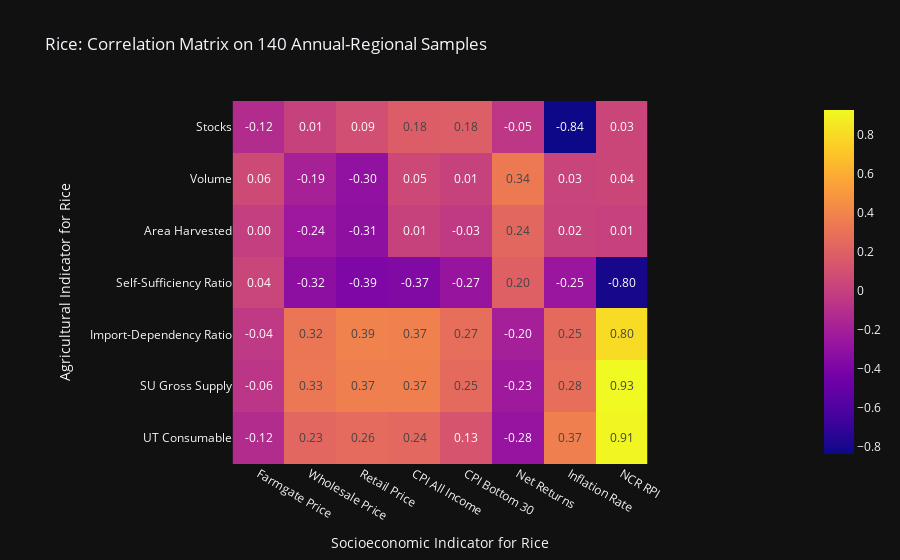
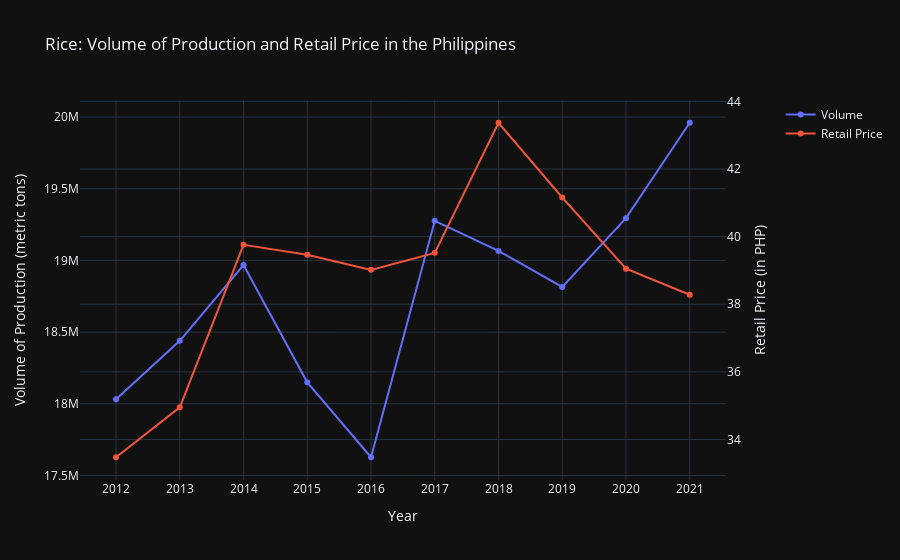
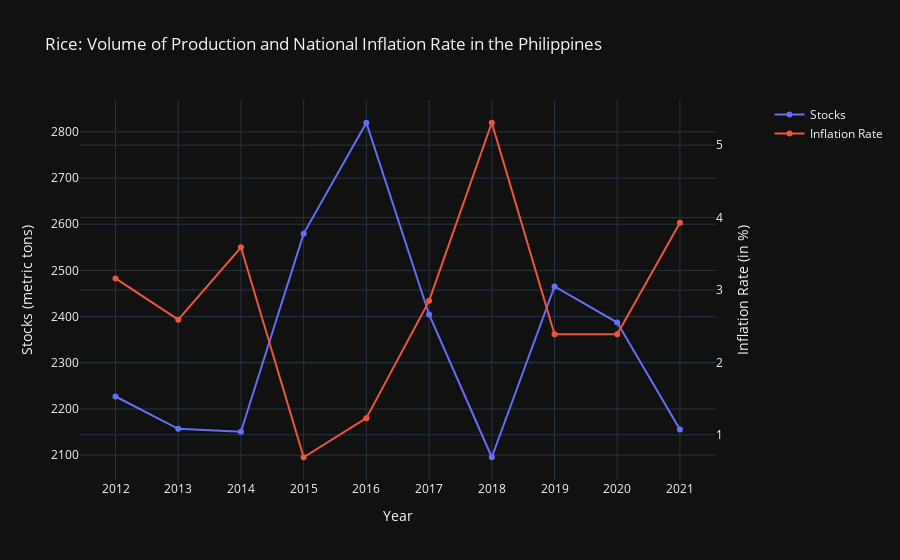
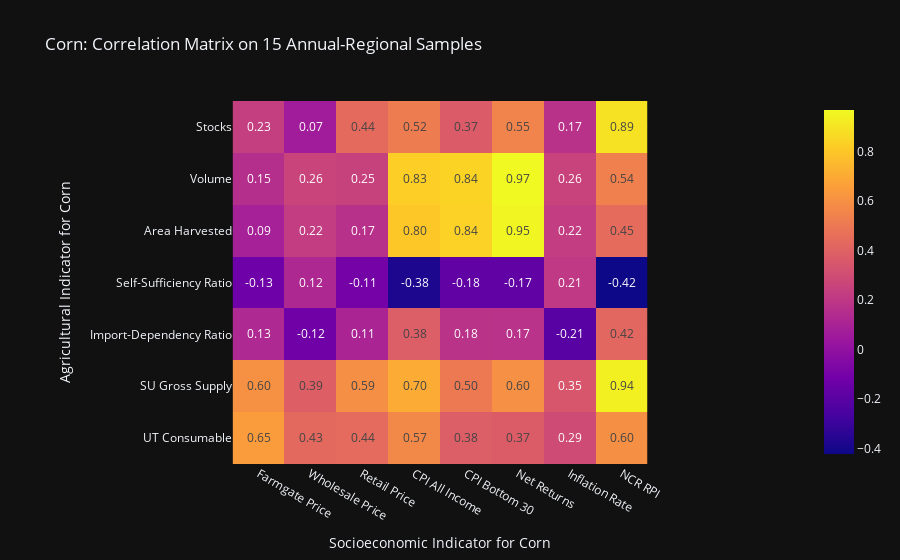

Source (notebook cell) for these figures, in order:
### Code cell
# @Visualizations
from termcolor import cprint
REGEN_PLOTS = True

# for x in ["Volume", "Area Harvested"]:
#     for y in ["Retail Price", "Wholesale Price", "Farmgate Price", "CPI All Income", "CPI Bottom 30"]:
#         fig = px.scatter(df, x=x, y=y)
#         # fig.show()
        
# Correlation Matrix for Annual-Regions
# NOTE: Filter != or == philippines
df_ph = df[df["Geolocation"] != "philippines"]
for commodity in df_ph["Commodity"].unique():
    tdf = df_ph[df_ph["Commodity"] == commodity]
    samples = tdf.shape[0]
    # NOTE: pearson|kendall|spearman
    contingency = tdf.iloc[:, 3:].corr(method="pearson")
    idx = list(contingency.columns).index("Farmgate Price")
    cont_1 = contingency.iloc[:idx, idx:]
    fig1 = px.imshow(cont_1, text_auto=True, title=f"{commodity}: Correlation Matrix on {samples} Annual-Regional Samples",
                    labels=dict(x=f"Socioeconomic Indicator for {commodity}", y=f"Agricultural Indicator for {commodity}"))
    fig1.update_traces(
        texttemplate='%{z:.2f}',
        hovertemplate=("x: %{x}<br>y: %{y}<br><b>Correlation: %{z}</b><extra></extra>")
    )
    fig1.update_layout(template="plotly_dark")
    fig1.show()
    
    mask = (df["Geolocation"] == "philippines") & (df["Commodity"] == commodity)
    fig2 = dual_plot(df[mask], "Period", "Volume", "Retail Price",
                    f"{commodity}: Volume of Production and Retail Price in the Philippines",
                    "Year", "Volume of Production (metric tons)", "Retail Price (in PHP)")
    fig2.update_layout(template="plotly_dark")
    fig2.show()

    fig3 = dual_plot(df[mask], "Period", "Stocks", "Inflation Rate",
                    f"{commodity}: Volume of Production and National Inflation Rate in the Philippines",
                    "Year", "Stocks (metric tons)", "Inflation Rate (in %)")
    fig3.update_layout(template="plotly_dark")
    fig3.show()
    
    if REGEN_PLOTS:
        fig_to_div(fig1, f"plots/annual-regional/{commodity}_heatmap_div.html")
        fig_to_html(fig1, f"plots/annual-regional/{commodity}_heatmap.html")
        fig_to_png(fig1, f"plots/annual-regional/{commodity}_heatmap.png")
        
        fig_to_div(fig2, f"plots/annual-regional/{commodity}_dual_volume-retail_div.html")
        fig_to_html(fig2, f"plots/annual-regional/{commodity}_dual_volume-retail.html")
        fig_to_png(fig2, f"plots/annual-regional/{commodity}_dual_volume-retail.png")

        fig_to_div(fig3, f"plots/annual-regional/{commodity}_dual_stocks-inflation_div.html")
        fig_to_html(fig3, f"plots/annual-regional/{commodity}_dual_stocks-inflation.html")
        fig_to_png(fig3, f"plots/annual-regional/{commodity}_dual_stocks-inflation.png")
    
    # Hypothesis testing for commodity
    df_ph = df_ph.dropna()
    agri_cols = df.columns[3:10]
    market_cols = df.columns[10:]
    alpha = 0.05
    for x in agri_cols:
        for y in market_cols:
            agri, market = df_ph[x], df_ph[y]
            r_stat, p_value = stats.pearsonr(agri, market)  # Pearson's r
            if p_value < alpha:
                cprint(f"{x} <-> {y} = {round(p_value, 3)}: Significant relationship exists.", "red")
            else:
                print(f"{x} </> {y} = {round(p_value, 3)}: No significant relationship exists.")

### Figure 1 — Plotly figure (JSON) as saved in the notebook; plotly's stock layout.template omitted (floating-point values rounded to 4 significant figures)
{"data": [{"coloraxis": "coloraxis", "hovertemplate": "x: %{x}<br>y: %{y}<br><b>Correlation: %{z}</b><extra></extra>", "name": "0", "texttemplate": "%{z:.2f}", "type": "heatmap", "x": ["Farmgate Price", "Wholesale Price", "Retail Price", "CPI All Income", "CPI Bottom 30", "Net Returns", "Inflation Rate", "NCR RPI"], "xaxis": "x", "y": ["Stocks", "Volume", "Area Harvested", "Self-Sufficiency Ratio", "Import-Dependency Ratio", "SU Gross Supply", "UT Consumable"], "yaxis": "y", "z": [[-0.1173, 0.01428, 0.09412, 0.176, 0.1822, -0.04978, -0.8354, 0.03437], [0.06283, -0.186, -0.3006, 0.0529, 0.01173, 0.337, 0.03007, 0.04051], [-0.001725, -0.245, -0.3129, 0.0142, -0.03231, 0.2384, 0.02024, 0.01132], [0.03717, -0.3225, -0.3864, -0.3742, -0.2739, 0.1972, -0.2535, -0.8033], [-0.03522, 0.3238, 0.3873, 0.375, 0.2748, -0.1956, 0.2549, 0.8024], [-0.06075, 0.3282, 0.3713, 0.3699, 0.254, -0.2336, 0.2754, 0.9258], [-0.1197, 0.2325, 0.2593, 0.2422, 0.1264, -0.2769, 0.372, 0.9072]]}], "layout": {"coloraxis": {"colorscale": [[0, "#0d0887"], [0.1111, "#46039f"], [0.2222, "#7201a8"], [0.3333, "#9c179e"], [0.4444, "#bd3786"], [0.5556, "#d8576b"], [0.6667, "#ed7953"], [0.7778, "#fb9f3a"], [0.8889, "#fdca26"], [1, "#f0f921"]]}, "title": {"text": "Rice: Correlation Matrix on 140 Annual-Regional Samples"}, "xaxis": {"anchor": "y", "constrain": "domain", "domain": [0, 1], "scaleanchor": "y", "title": {"text": "Socioeconomic Indicator for Rice"}}, "yaxis": {"anchor": "x", "autorange": "reversed", "constrain": "domain", "domain": [0, 1], "title": {"text": "Agricultural Indicator for Rice"}}}}

### Figure 2 — Plotly figure (JSON) as saved in the notebook; plotly's stock layout.template omitted (floating-point values rounded to 4 significant figures)
{"data": [{"name": "Volume", "type": "scatter", "x": ["2012", "2013", "2014", "2015", "2016", "2017", "2018", "2019", "2020", "2021"], "xaxis": "x", "y": [18030000.0, 18440000.0, 18970000.0, 18150000.0, 17630000.0, 19280000.0, 19070000.0, 18810000.0, 19290000.0, 19960000.0], "yaxis": "y"}, {"name": "Retail Price", "type": "scatter", "x": ["2012", "2013", "2014", "2015", "2016", "2017", "2018", "2019", "2020", "2021"], "xaxis": "x", "y": [33.48, 34.95, 39.76, 39.47, 39.02, 39.52, 43.37, 41.16, 39.05, 38.28], "yaxis": "y2"}], "layout": {"title": {"text": "Rice: Volume of Production and Retail Price in the Philippines"}, "xaxis": {"anchor": "y", "domain": [0, 0.94], "title": {"text": "Year"}}, "yaxis": {"anchor": "x", "domain": [0, 1], "title": {"text": "Volume of Production (metric tons)"}}, "yaxis2": {"anchor": "x", "overlaying": "y", "side": "right", "title": {"text": "Retail Price (in PHP)"}}}}

### Figure 3 — Plotly figure (JSON) as saved in the notebook; plotly's stock layout.template omitted (floating-point values rounded to 4 significant figures)
{"data": [{"name": "Stocks", "type": "scatter", "x": ["2012", "2013", "2014", "2015", "2016", "2017", "2018", "2019", "2020", "2021"], "xaxis": "x", "y": [2227.0, 2157.0, 2151.0, 2580.0, 2820.0, 2405.0, 2096.0, 2465.0, 2387.0, 2156.0], "yaxis": "y"}, {"name": "Inflation Rate", "type": "scatter", "x": ["2012", "2013", "2014", "2015", "2016", "2017", "2018", "2019", "2020", "2021"], "xaxis": "x", "y": [3.16, 2.59, 3.59, 0.69, 1.23, 2.85, 5.31, 2.39, 2.39, 3.93], "yaxis": "y2"}], "layout": {"title": {"text": "Rice: Volume of Production and National Inflation Rate in the Philippines"}, "xaxis": {"anchor": "y", "domain": [0, 0.94], "title": {"text": "Year"}}, "yaxis": {"anchor": "x", "domain": [0, 1], "title": {"text": "Stocks (metric tons)"}}, "yaxis2": {"anchor": "x", "overlaying": "y", "side": "right", "title": {"text": "Inflation Rate (in %)"}}}}

### Figure 4 — Plotly figure (JSON) as saved in the notebook; plotly's stock layout.template omitted (floating-point values rounded to 4 significant figures)
{"data": [{"coloraxis": "coloraxis", "hovertemplate": "x: %{x}<br>y: %{y}<br><b>Correlation: %{z}</b><extra></extra>", "name": "0", "texttemplate": "%{z:.2f}", "type": "heatmap", "x": ["Farmgate Price", "Wholesale Price", "Retail Price", "CPI All Income", "CPI Bottom 30", "Net Returns", "Inflation Rate", "NCR RPI"], "xaxis": "x", "y": ["Stocks", "Volume", "Area Harvested", "Self-Sufficiency Ratio", "Import-Dependency Ratio", "SU Gross Supply", "UT Consumable"], "yaxis": "y", "z": [[0.2326, 0.06603, 0.4386, 0.5173, 0.3706, 0.5464, 0.1711, 0.8915], [0.155, 0.2599, 0.2467, 0.8259, 0.8424, 0.9684, 0.256, 0.5351], [0.08622, 0.2235, 0.1684, 0.8046, 0.8394, 0.9538, 0.2231, 0.4473], [-0.1261, 0.1225, -0.1054, -0.3804, -0.1773, -0.1741, 0.2054, -0.4224], [0.1261, -0.1225, 0.1054, 0.3804, 0.1773, 0.1741, -0.2054, 0.4224], [0.6038, 0.3879, 0.5925, 0.7024, 0.5047, 0.599, 0.3456, 0.9378], [0.6477, 0.4305, 0.4419, 0.569, 0.3818, 0.3729, 0.2926, 0.5955]]}], "layout": {"coloraxis": {"colorscale": [[0, "#0d0887"], [0.1111, "#46039f"], [0.2222, "#7201a8"], [0.3333, "#9c179e"], [0.4444, "#bd3786"], [0.5556, "#d8576b"], [0.6667, "#ed7953"], [0.7778, "#fb9f3a"], [0.8889, "#fdca26"], [1, "#f0f921"]]}, "title": {"text": "Corn: Correlation Matrix on 15 Annual-Regional Samples"}, "xaxis": {"anchor": "y", "constrain": "domain", "domain": [0, 1], "scaleanchor": "y", "title": {"text": "Socioeconomic Indicator for Corn"}}, "yaxis": {"anchor": "x", "autorange": "reversed", "constrain": "domain", "domain": [0, 1], "title": {"text": "Agricultural Indicator for Corn"}}}}
